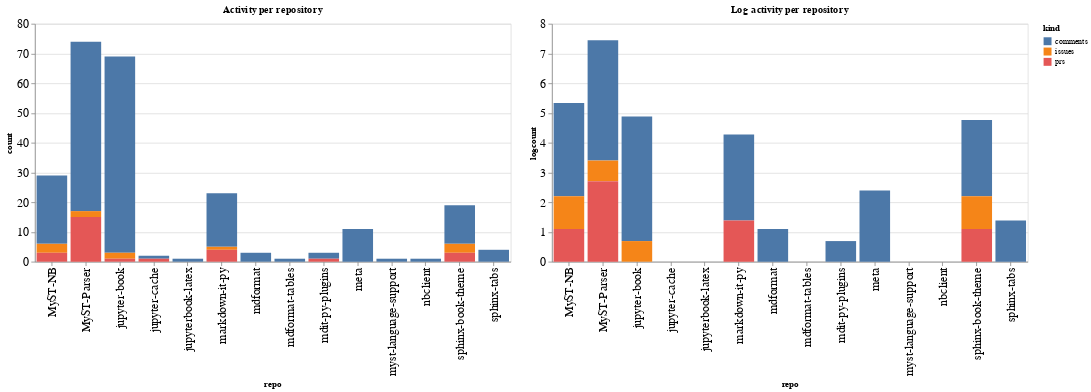

Notebook code cell kept with this figure:
### Code cell
ch1 = alt.Chart(repo_summaries, width=600, title="Activity per repository").mark_bar().encode(
    x='repo',
    y='count',
    color='kind',
    tooltip="kind"
)

ch2 = alt.Chart(repo_summaries, width=600, title="Log activity per repository").mark_bar().encode(
    x='repo',
    y='logcount',
    color='kind',
    tooltip="kind"
)

ch1 | ch2

### Figure 1 — Vega-Lite specification as saved in the notebook (floating-point values rounded to 4 significant figures)
{"config": {"axisLeft": {"labelFontSize": 15}, "axisBottom": {"labelFontSize": 15}}, "hconcat": [{"mark": "bar", "encoding": {"color": {"type": "nominal", "field": "kind"}, "tooltip": {"type": "nominal", "field": "kind"}, "x": {"type": "nominal", "field": "repo"}, "y": {"type": "quantitative", "field": "count"}}, "title": "Activity per repository", "width": 600}, {"mark": "bar", "encoding": {"color": {"type": "nominal", "field": "kind"}, "tooltip": {"type": "nominal", "field": "kind"}, "x": {"type": "nominal", "field": "repo"}, "y": {"type": "quantitative", "field": "logcount"}}, "title": "Log activity per repository", "width": 600}], "data": {"name": "data-95f0b98c229cff940bba8dbf83edc6f7"}, "$schema": "https://vega.github.io/schema/vega-lite/v4.8.1.json", "datasets": {"data-95f0b98c229cff940bba8dbf83edc6f7": [{"repo": "MyST-NB", "kind": "comments", "count": 23, "logcount": 3.135}, {"repo": "MyST-NB", "kind": "issues", "count": 3, "logcount": 1.099}, {"repo": "MyST-NB", "kind": "prs", "count": 3, "logcount": 1.099}, {"repo": "MyST-Parser", "kind": "comments", "count": 57, "logcount": 4.043}, {"repo": "MyST-Parser", "kind": "issues", "count": 2, "logcount": 0.6931}, {"repo": "MyST-Parser", "kind": "prs", "count": 15, "logcount": 2.708}, {"repo": "jupyter-book", "kind": "comments", "count": 66, "logcount": 4.19}, {"repo": "jupyter-book", "kind": "issues", "count": 2, "logcount": 0.6931}, {"repo": "jupyter-book", "kind": "prs", "count": 1, "logcount": 0.0}, {"repo": "jupyter-cache", "kind": "comments", "count": 1, "logcount": 0.0}, {"repo": "jupyter-cache", "kind": "prs", "count": 1, "logcount": 0.0}, {"repo": "jupyterbook-latex", "kind": "comments", "count": 1, "logcount": 0.0}, {"repo": "markdown-it-py", "kind": "comments", "count": 18, "logcount": 2.89}, {"repo": "markdown-it-py", "kind": "issues", "count": 1, "logcount": 0.0}, {"repo": "markdown-it-py", "kind": "prs", "count": 4, "logcount": 1.386}, {"repo": "mdformat", "kind": "comments", "count": 3, "logcount": 1.099}, {"repo": "mdformat-tables", "kind": "comments", "count": 1, "logcount": 0.0}, {"repo": "mdit-py-plugins", "kind": "comments", "count": 2, "logcount": 0.6931}, {"repo": "mdit-py-plugins", "kind": "prs", "count": 1, "logcount": 0.0}, {"repo": "meta", "kind": "comments", "count": 11, "logcount": 2.398}, {"repo": "myst-language-support", "kind": "comments", "count": 1, "logcount": 0.0}, {"repo": "nbclient", "kind": "comments", "count": 1, "logcount": 0.0}, {"repo": "sphinx-book-theme", "kind": "comments", "count": 13, "logcount": 2.565}, {"repo": "sphinx-book-theme", "kind": "issues", "count": 3, "logcount": 1.099}, {"repo": "sphinx-book-theme", "kind": "prs", "count": 3, "logcount": 1.099}, {"repo": "sphinx-tabs", "kind": "comments", "count": 4, "logcount": 1.386}]}}
